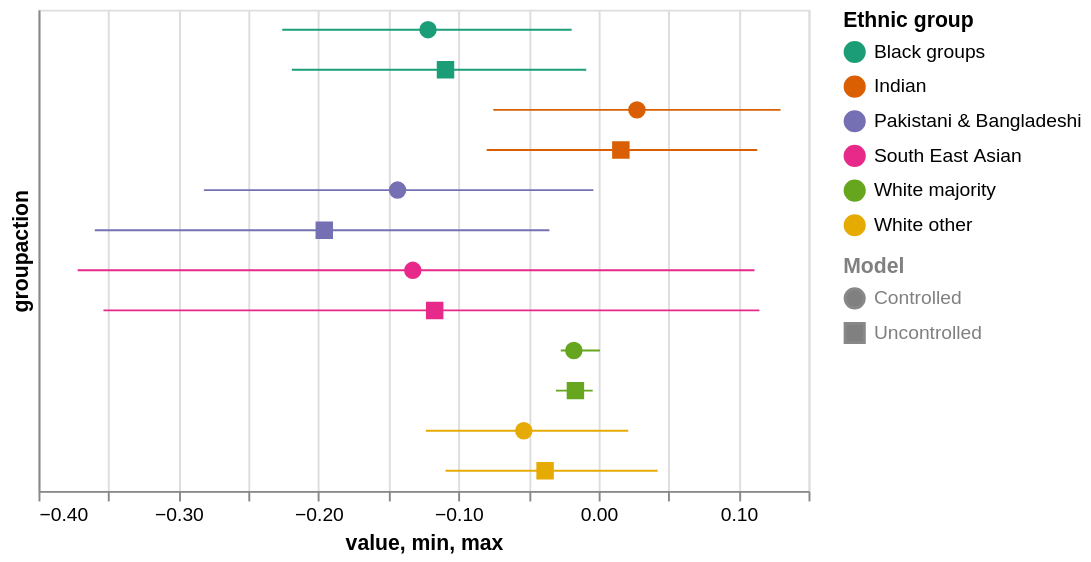

This figure's Vega-Lite source:
### Vega-Lite specification from a JSON file in a GitHub repository (floating-point values rounded to 4 significant figures)
{"$schema": "https://vega.github.io/schema/vega-lite/v5.json", "height": 250, "width": 400, "data": {"values": [{"gender": "Women", "group": "White majority", "value": "-0.016494845", "model": "Uncontrolled", "min": "-0.030412371", "max": "-0.004123711", "action": ""}, {"gender": "Women", "group": "White other", "value": "-0.03814433", "model": "Uncontrolled", "min": "-0.109278351", "max": "0.042268041", "action": ""}, {"gender": "Women", "group": "Indian", "value": "0.015979381", "model": "Uncontrolled", "min": "-0.079896907", "max": "0.113402062", "action": ""}, {"gender": "Women", "group": "Pakistani & Bangladeshi", "value": "-0.195876289", "model": "Uncontrolled", "min": "-0.359793814", "max": "-0.035051546", "action": ""}, {"gender": "Women", "group": "South East Asian", "value": "-0.117010309", "model": "Uncontrolled", "min": "-0.353608247", "max": "0.114948454", "action": ""}, {"gender": "Women", "group": "Black groups", "value": "-0.109278351", "model": "Uncontrolled", "min": "-0.219072165", "max": "-0.008762887", "action": ""}, {"gender": "Women", "group": "White majority", "value": "-0.01761658", "model": "Controlled", "min": "-0.026943005", "max": "0.001036269", "action": ""}, {"gender": "Women", "group": "White other", "value": "-0.053367876", "model": "Controlled", "min": "-0.123316062", "max": "0.021243523", "action": ""}, {"gender": "Women", "group": "Indian", "value": "0.02746114", "model": "Controlled", "min": "-0.075129534", "max": "0.130051813", "action": ""}, {"gender": "Women", "group": "Pakistani & Bangladeshi", "value": "-0.143523316", "model": "Controlled", "min": "-0.281865285", "max": "-0.003626943", "action": ""}, {"gender": "Women", "group": "South East Asian", "value": "-0.132642487", "model": "Controlled", "min": "-0.372020725", "max": "0.111398964", "action": ""}, {"gender": "Women", "group": "Black groups", "value": "-0.121761658", "model": "Controlled", "min": "-0.225906736", "max": "-0.019170984", "action": ""}, {"gender": "Men", "group": "White majority", "value": "-0.02", "model": "Uncontrolled", "min": "-0.03", "max": "-0.01", "action": "Physically and verbally attacked"}, {"gender": "Men", "group": "White majority", "value": "-0.02", "model": "Controlled", "min": "-0.03", "max": "0", "action": "Physically and verbally attacked"}, {"gender": "Men", "group": "White majority", "value": "-0.01", "model": "Uncontrolled", "min": "-0.02", "max": "-0.002", "action": "Felt unsafe"}, {"gender": "Men", "group": "White majority", "value": "-0.01", "model": "Controlled", "min": "-0.02", "max": "-0.002", "action": "Felt unsafe"}]}, "transform": [{"calculate": "datum.action+datum.group+datum.model", "as": "groupaction"}, {"filter": "datum.gender=='Women'"}], "layer": [{"mark": {"type": "point", "size": 50, "opacity": 1}, "encoding": {"x": {"field": "value", "type": "quantitative", "axis": {}}, "shape": {"field": "model", "type": "nominal", "legend": {"labelColor": "grey", "symbolFillColor": "grey", "title": "Model", "titleColor": "grey"}}, "y": {"field": "groupaction", "type": "nominal", "axis": {"labels": false, "ticks": false}}, "color": {"field": "group", "type": "nominal", "scale": {"scheme": "dark2"}}, "fill": {"field": "group", "type": "nominal", "scale": {"scheme": "dark2"}, "legend": {"title": "Ethnic group"}}}}, {"mark": {"type": "rule"}, "encoding": {"x": {"field": "min", "type": "quantitative"}, "x2": {"field": "max"}, "y": {"field": "groupaction", "type": "nominal"}, "color": {"field": "group", "type": "nominal"}}}]}
